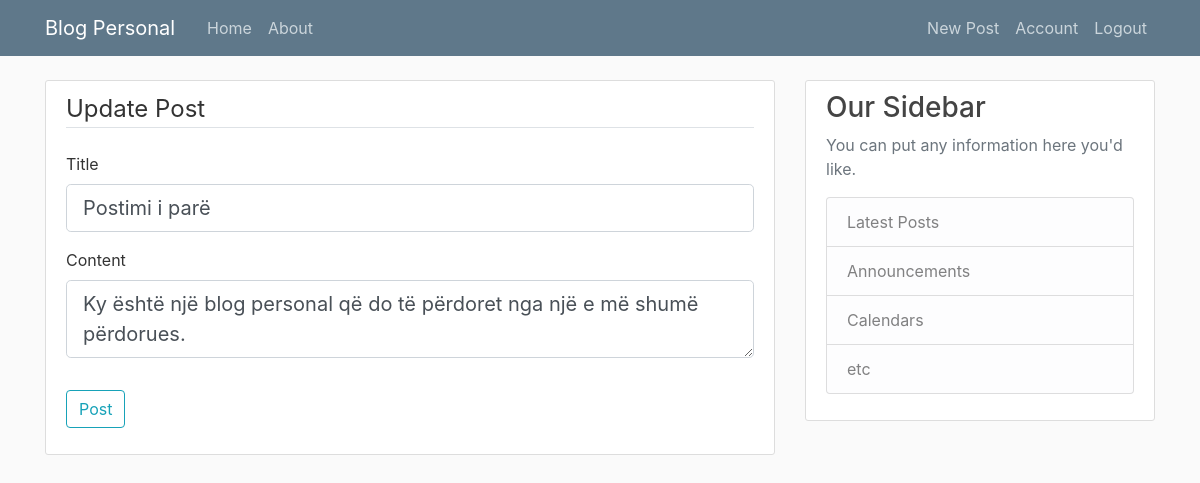
Page /post/1/update (signed in) on the committed database.
### flaskblog/models.py (models this page shows, shortened)
class Post(db.Model):
    id=db.Column(db.Integer, primary_key=True)
    title=db.Column(db.String(100),nullable=False)
    date_posted=db.Column(db.DateTime, nullable=False,default=datetime.utcnow)
    content=db.Column(db.Text,nullable=False)
    user_id=db.Column(db.Integer,db.ForeignKey('user.id'),nullable=False)

### flaskblog/routes.py (the view)
@app.route("/post/<int:post_id>/update", methods=['GET', 'POST'])
@login_required
def update_post(post_id):
    post = Post.query.get_or_404(post_id)
    if post.author != current_user:
        abort(403)
    form = PostForm()
    if form.validate_on_submit():
        post.title = form.title.data
        post.content = form.content.data
        db.session.commit()
        flash('Your post has been updated!', 'success')
        return redirect(url_for('post', post_id=post.id))
    elif request.method == 'GET':
        form.title.data = post.title
        form.content.data = post.content
    return render_template('create_post.html', title='Update Post',
                           form=form, legend='Update Post')

### flaskblog/forms.py
class PostForm(FlaskForm):
    title = StringField('Title', validators=[DataRequired()])
    content = TextAreaField('Content', validators=[DataRequired()])
    submit = SubmitField('Post')

### flaskblog/models.py (called while the page is built)
@login_manager.user_loader
def load_user(user_id):
    return User.query.get(int(user_id))

### flaskblog/templates/create_post.html (shortened to what this page needs)
{% extends "layout.html" %}
{% block content %}
<div class="content-section">
    <form method="POST" action="">
        <fieldset class="form-group">
            <legend class="border-bottom mb-4">{{ legend }}</legend>
            <div class="form-group">
                {{ form.title.label(class="form-control-label") }}
                {% if form.title.errors %}
                    {{ form.title(class="form-control form-control-lg is-invalid") }}
                    <div class="invalid-feedback">
                        {% for error in form.title.errors %}
                            <span>{{ error }}</span>
                        {% endfor %}
                    </div>
                {% else %}
                    {{ form.title(class="form-control form-control-lg") }}
                {% endif %}
            </div>
            <div class="form-group">
                {{ form.content.label(class="form-control-label") }}
                {% if form.content.errors %}
                    {{ form.content(class="form-control form-control-lg is-invalid") }}
                    <div class="invalid-feedback">
                        {% for error in form.content.errors %}
                            <span>{{ error }}</span>
                        {% endfor %}
                    </div>
                {% else %}
                    {{ form.content(class="form-control form-control-lg") }}
                {% endif %}
            </div>
        </fieldset>
        <div class="form-group">
            {{ form.submit(class="btn btn-outline-info") }}
        </div>
    </form>
</div>
{% endblock content %}

### flaskblog/static/main.css (style rules this page uses)
body { background: #fafafa; color: #333333; margin-top: 5rem; }
.content-section { background: #ffffff; padding: 10px 20px; border: 1px solid #dddddd; border-radius: 3px; margin-bottom: 20px; }

### rows in the picture
Post: title "Postimi i parë", content "Ky është një blog personal që do të përdoret nga një e më shumë përdorues."

### other values in the picture
{{ legend }} "Update Post"
